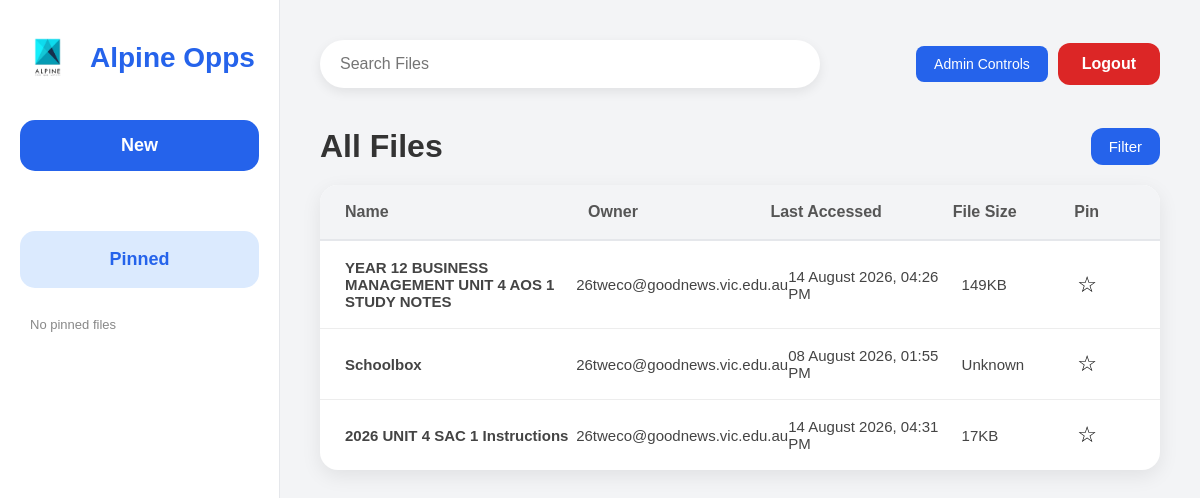
Page /dashboard (signed in) on the earlier database version.
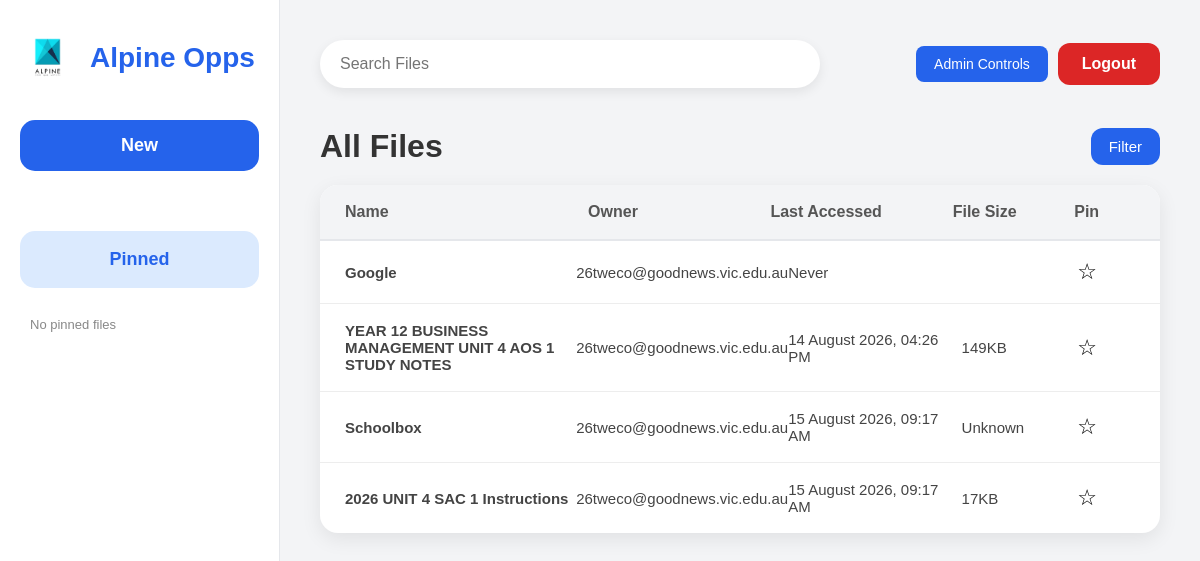
Same page on the later database version.
### tables this page shows
CREATE TABLE Files (

        FileID INTEGER PRIMARY KEY AUTOINCREMENT,

        FileName TEXT NOT NULL,

        FileType TEXT NOT NULL,

        FileURL TEXT NOT NULL,

        FileOwner TEXT NOT NULL,

        LastAccessed TEXT NOT NULL,

        FileSize TEXT,

        IsPinned INTEGER DEFAULT 0

    );

### app.py (the view)
@app.route("/dashboard")
def dashboard():
    if "email" not in session:
        return redirect(url_for("login_page"))
    connection = sqlite3.connect(DATABASE)
    connection.row_factory = sqlite3.Row
    cursor = connection.cursor()
    cursor.execute("""
        SELECT *
        FROM Files
        ORDER BY IsPinned DESC, FileID DESC
    """)
    files = cursor.fetchall()
    cursor.execute("""
        SELECT *
        FROM Files
        WHERE IsPinned = 1
        ORDER BY FileName
    """)
    pinned_files = cursor.fetchall()
    connection.close()
    return render_template(
        "dashboard.html",
        files=files,
        pinned_files=pinned_files
    )

### templates/dashboard.html (shortened to what this page needs)
<!DOCTYPE html>
<html lang="en">
<head>
    <link
        rel="stylesheet"
        href="{{ url_for('static', filename='css/dashboard.css') }}"
    >
</head>
<body>
<div class="container">
    <aside class="sidebar">
        <div class="logo">
            <img
                src="{{ url_for('static', filename='images/logo.png') }}"
                alt="Logo"
            >
            <h2>Alpine Opps</h2>
        </div>
        <form action="{{ url_for('newfile') }}" method="GET">
            <button type="submit" class="new-btn">
                New
            </button>
        </form>
        <div class="pinned-section">
            <h3 class="pinned-title">Pinned</h3>
            {% if pinned_files %}
                {% for file in pinned_files %}
                    <a
                        class="pinned-file"
                        href="{{ url_for('open_file', file_id=file['FileID']) }}"
                        target="_blank"
                    >
                        {{ file["FileName"] }}
                    </a>
                {% endfor %}
            {% else %}
                <p class="no-pinned-files">
                    No pinned files
                </p>
            {% endif %}
        </div>
    </aside>
    <main class="main-content">
        <header class="topbar">
            <div class="search-box">
                <input
                    type="text"
                    id="searchInput"
                    placeholder="Search Files"
                    autocomplete="off"
                >
            </div>
            <div class="account-buttons">
                {% if session.get("role") == "Admin" %}
                    <a
                        href="{{ url_for('admin') }}"
                        class="admin-btn"
                    >
                        Admin Controls
                    </a>
                {% endif %}
                <a
                    href="{{ url_for('logout') }}"
                    class="logout-btn"
                >
                    Logout
                </a>
            </div>
        </header>
        <section class="files-header">
            <h1>All Files</h1>
            <div class="filter-container">
                <button
                    class="filter-btn"
                    id="filterButton"
                    type="button"
                >
                    Filter
                </button>
            </div>
        </section>
        <section class="file-table">
            <div class="table-head">
                <div>Name</div>
                <div>Owner</div>
                <div>Last Accessed</div>
                <div>File Size</div>
                <div>Pin</div>
            </div>
            {% for file in files %}
                <div
                    class="table-row"
                    data-file-type="{{ file['FileType'] | lower }}"
                    data-owner="{{ file['FileOwner'] | lower }}"
                    data-pinned="{{ file['IsPinned'] }}"
                    onclick="window.open('{{ url_for('open_file', file_id=file['FileID']) }}', '_blank')"
                    tabindex="0"
                    role="button"
                    onkeydown="if(event.key==='Enter' || event.key===' '){
                    event.preventDefault();
                    window.open('{{ url_for('open_file', file_id=file['FileID']) }}', '_blank');
                    }" >
                    <div class="file-name">
                        {{ file["FileName"] }}
                    </div>
                    <div>
                        {{ file["FileOwner"] }}
                    </div>
                    <div>
                        {{ file["LastAccessed"] }}
                    </div>
                    <div>
                        {{ file["FileSize"] }}
                    </div>
                <form
                    action="{{ url_for('toggle_pin', file_id=file['FileID']) }}"
                    method="POST"
                    class="pin-form"
                    onclick="event.stopPropagation();"
                >
                    <button
                        type="submit"
                        class="pin-button"
                    >
                        {% if file["IsPinned"] == 1 %}
                            ★
                        {% else %}
                            ☆
                        {% endif %}
                    </button>
                </form>
                </div>
        {% else %}
            <div class="empty-files">
                No files are currently available.
            </div>
        {% endfor %}
    </section>
</body>
</html>

### static/css/dashboard.css (style rules this page uses)
* { margin:0; padding:0; box-sizing:border-box; font-family:Arial, Helvetica, sans-serif; }
body { background:#f3f4f6; color:#333; }
.container { display:flex; height:100vh; }
.sidebar { width:280px; background:#ffffff; border-right:1px solid #e5e7eb; padding:30px 20px; display:flex; flex-direction:column; }
.pinned-title { text-align: center; font-size: 18px; font-weight: bold; color: #2563eb; background-color: #dbeafe; padding: 18px; border-radius: 15px; margin: 0 0 20px 0; }
.pinned-section { margin-top: 30px; }
.no-pinned-files { font-size: 13px; color: #888; padding: 9px 10px; }
.pin-button { border: none; background: none; outline: none; padding: 0; font-size: 22px; cursor: pointer; }
.logo { display:flex; align-items:center; gap:15px; margin-bottom:35px; }
.logo img { width:55px; }
.logo h2 { font-size:28px; color:#2563eb; }
.new-btn { width:100%; padding:15px; border:none; border-radius:15px; background:#2563eb; color:white; font-size:18px; font-weight:bold; cursor:pointer; margin-bottom:30px; transition:.2s; }
.main-content { flex:1; padding:40px; }
.topbar { display:flex; justify-content:space-between; align-items:center; margin-bottom:40px; }
.search-box { width:500px; }
.search-box input { width:100%; padding:15px 20px; border:none; border-radius:30px; background:white; font-size:16px; outline:none; box-shadow:0 4px 12px rgba(0,0,0,.08); }
.logout-btn { text-decoration:none; background:#dc2626; color:white; padding:12px 24px; border-radius:12px; font-weight:bold; transition:.2s; }
.files-header { display:flex; justify-content:space-between; align-items:center; margin-bottom:25px; }
.files-header h1 { font-size:34px; font-weight:600; }
.filter-btn { background:#2563eb; color:white; border:none; border-radius:12px; padding:12px 24px; font-size:15px; cursor:pointer; transition:.2s; }
.file-table { background:white; border-radius:18px; overflow:hidden; box-shadow:0 8px 20px rgba(0,0,0,.08); }
.table-head { display:grid; grid-template-columns:2.2fr 1.5fr 1.4fr 0.8fr 60px; background:#f8fafc; padding:20px 30px; font-weight:bold; color:#666; border-bottom:2px solid #e5e7eb; }
.table-row { display:grid; grid-template-columns:2.2fr 1.5fr 1.4fr 0.8fr 60px; padding:20px 30px; border-bottom:1px solid #f1f1f1; transition:.2s; }
.table-row:last-child { border-bottom:none; }
.table-row div:first-child { font-weight:600; }
.files-header { display:flex; justify-content:space-between; align-items:center; margin-bottom:20px; }
.files-header h1 { font-size:32px; color:#333; font-weight:600; }
.filter-btn { display:flex; align-items:center; gap:8px; padding:10px 18px; border:none; border-radius:12px; background:#2563eb; color:white; cursor:pointer; font-size:15px; transition:.2s; }
.file-table { background:white; border-radius:18px; overflow:hidden; box-shadow:0 6px 20px rgba(0,0,0,.08); }
.table-head { display:grid; grid-template-columns: 2fr 1.5fr 1.5fr 1fr 0.5fr; background:#f3f4f6; padding:18px 25px; font-weight:bold; color:#555; border-bottom:2px solid #e5e7eb; }
.table-row { display:grid; grid-template-columns: 2fr 1.5fr 1.5fr 1fr 0.5fr; padding:18px 25px; align-items:center; border-bottom:1px solid #ededed; transition:.2s; font-size:15px; }
.table-row div { color:#444; }
.search-box { position: relative; }
.filter-container { position: relative; }
.filter-btn { cursor: pointer; }
.account-buttons { display: flex; align-items: center; gap: 10px; }
.admin-btn { padding: 10px 18px; background-color: #2563eb; color: white; text-decoration: none; border-radius: 8px; font-size: 14px; }

Differences in the rows shown:
added Files: FileName "Google", FileOwner "26tweco@goodnews.vic.edu.au", LastAccessed "Never"
changed Files "Schoolbox": LastAccessed "08 August 2026, 01:55 PM" → "15 August 2026, 09:17 AM"
changed Files "2026 UNIT 4 SAC 1 Instructions": LastAccessed "14 August 2026, 04:31 PM" → "15 August 2026, 09:17 AM"
